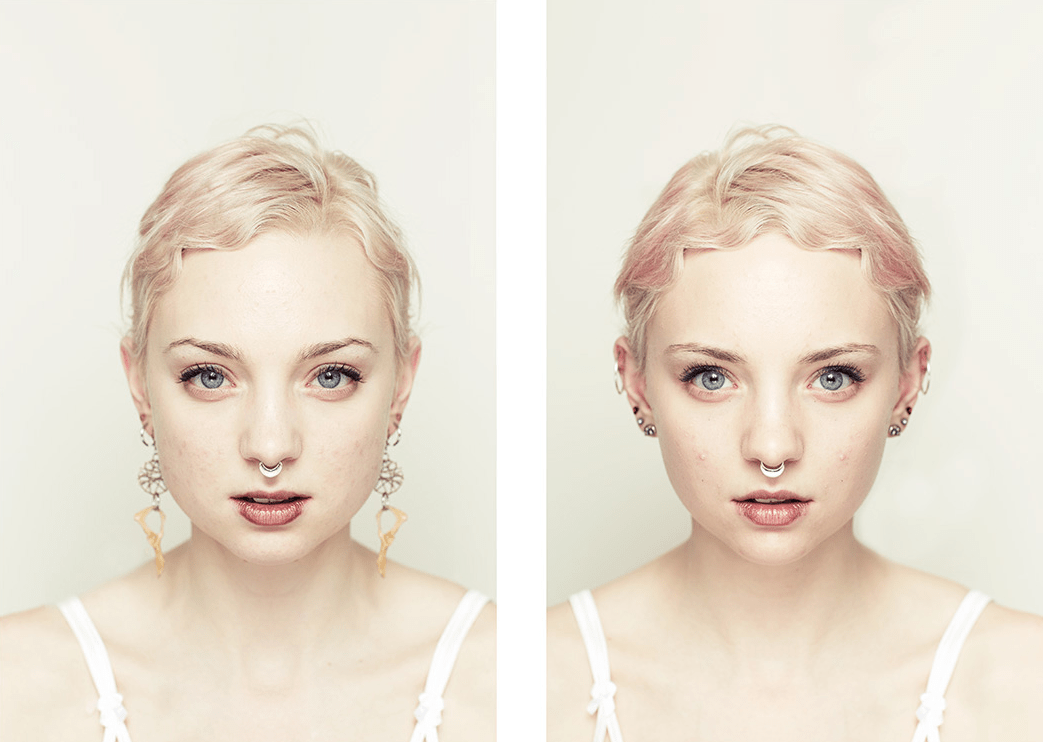
#> input picture MultiFace.png, 1043 x 742 px
$ python Face_Detector_Image.py
#> lines starting #> are read from the running program, lines starting #| are printed output that depends on the picture; after the words box and inside, x2 and y2 are one past the last pixel; in counts of white or black regions, pixels touching at a corner belong together
#import the ai face detector library
import cv2

from random import randrange

# Load pre-trained data on face frontals from opencv,
# Classifier is a detector eg: detect faces
# Casscade is an alogorithim i.e. algorthim to identify what a face is
trained_face_data = cv2.CascadeClassifier('haarcascade_frontalface_default.xml')

# Choose an image to detect a face in
# imread function = image read

#img = cv2.imread('FaceOne.png')
img = cv2.imread('MultiFace.png')
#> img is the input picture: shape (742, 1043, 3); mean B, G, R 211.2, 224.4, 234

# Must convert to black and white/grayscale
grayscaled_img = cv2.cvtColor(img, cv2.COLOR_BGR2GRAY)
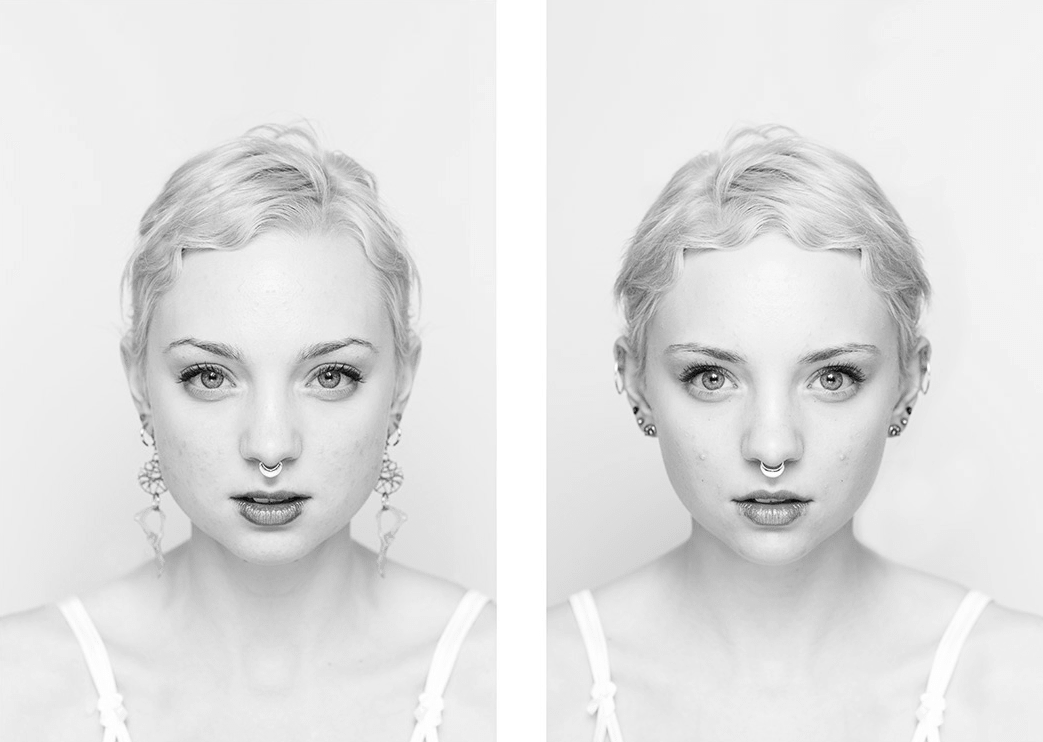
#> grayscaled_img: shape (742, 1043); min 13, max 255, mean 225.8

# Detect Faces
# MultiScale is to detect a face on multiple scales eg: peoples eyes can be different sizes so we want to be detect all types of eyes
# location of faces in image stored as an array of coordinates eg: [ face 1, face 2, face 3 ]
face_coordinates = trained_face_data.detectMultiScale(grayscaled_img)
#> face_coordinates = [[96, 242, 348, 348], [605, 249, 338, 338]]

print(face_coordinates)
#| [[ 96 242 348 348]
#|  [605 249 338 338]]

# Draw a rectangle around the face
# for each face found in the image
# so first get the image, then takes upper left hand coordinate, then the upper right hand coordinate,
# then the color randrage used to get different color for each face border, then how thick the rectangle is
for (x, y, w, h) in face_coordinates:
    cv2.rectangle(img, (x, y), (x + w, y + h), (randrange(256),randrange(256),randrange(256)), 2)
#> this loop made 2 passes
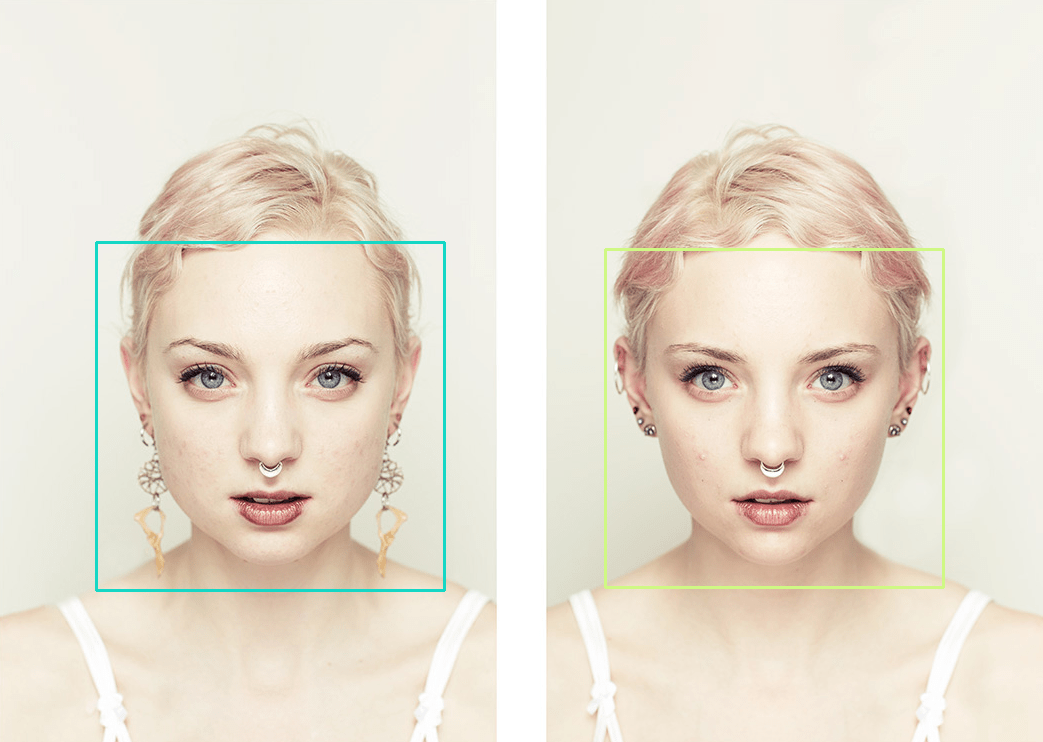
#> img: shape (742, 1043, 3); 1.06% of pixels changed, all inside (x1, y1, x2, y2) = (95, 241, 945, 592)

#imshow function = image show
cv2.imshow('Face Detector', img)

# Wait until a key is pressed.
cv2.waitKey()

$ run again, with FaceOne.png copied over MultiFace.png
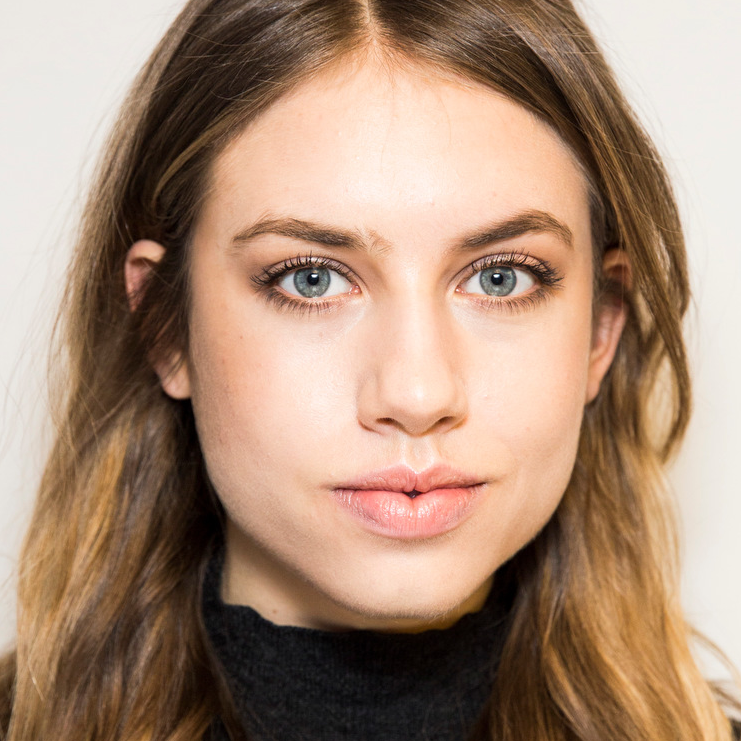
#> input picture FaceOne.png, 741 x 741 px
#> img is the input picture: shape (741, 741, 3); mean B, G, R 119.4, 140.1, 168.9
#> `grayscaled_img = cv2.cvtColor(img, cv2.COLOR_BGR2GRAY)`:
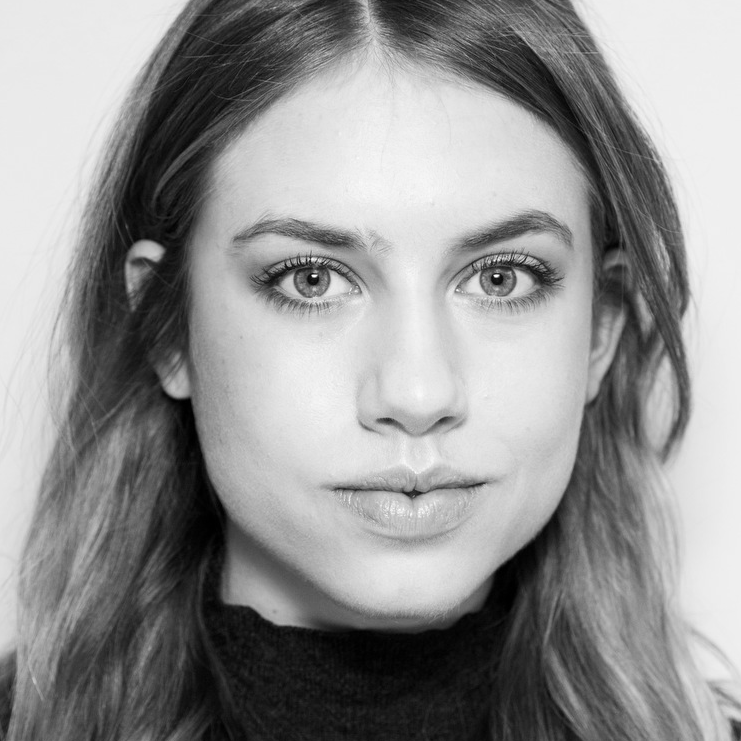
#> grayscaled_img: shape (741, 741); min 0, max 255, mean 146.3
#> face_coordinates = [[160, 96, 492, 492]]
#| [[160  96 492 492]]
#> the loop `for (x, y, w, h) in face_coordinates:` made 1 pass
#> after the loop `for (x, y, w, h) in face_coordinates:`:
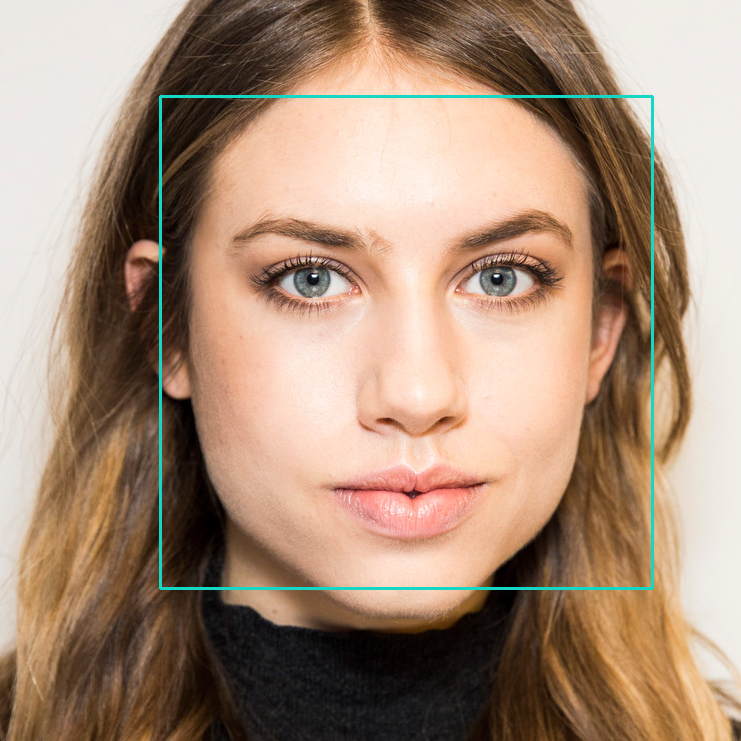
#> img: shape (741, 741, 3); 1.07% of pixels changed, all inside (x1, y1, x2, y2) = (159, 95, 654, 590)
